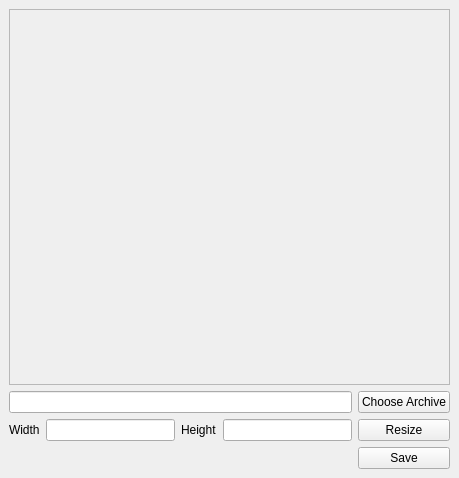
<?xml version="1.0" encoding="UTF-8"?>
<ui version="4.0">
 <class>MainWindow</class>
 <widget class="QMainWindow" name="MainWindow">
  <property name="geometry">
   <rect>
    <x>0</x>
    <y>0</y>
    <width>459</width>
    <height>478</height>
   </rect>
  </property>
  <property name="windowTitle">
   <string>Resize Image</string>
  </property>
  <widget class="QWidget" name="centralwidget">
   <layout class="QGridLayout" name="gridLayout">
    <item row="2" column="1">
     <widget class="QLineEdit" name="inputWidth"/>
    </item>
    <item row="2" column="4">
     <widget class="QPushButton" name="btnResize">
      <property name="text">
       <string>Resize</string>
      </property>
     </widget>
    </item>
    <item row="2" column="3">
     <widget class="QLineEdit" name="inputHeight"/>
    </item>
    <item row="2" column="2">
     <widget class="QLabel" name="label_2">
      <property name="text">
       <string>Height</string>
      </property>
     </widget>
    </item>
    <item row="2" column="0">
     <widget class="QLabel" name="label">
      <property name="text">
       <string>Width</string>
      </property>
     </widget>
    </item>
    <item row="3" column="4">
     <widget class="QPushButton" name="btnSave">
      <property name="text">
       <string>Save</string>
      </property>
     </widget>
    </item>
    <item row="0" column="0" colspan="5">
     <widget class="QScrollArea" name="scrollArea">
      <property name="widgetResizable">
       <bool>true</bool>
      </property>
      <widget class="QWidget" name="scrollAreaWidgetContents">
       <property name="geometry">
        <rect>
         <x>0</x>
         <y>0</y>
         <width>439</width>
         <height>371</height>
        </rect>
       </property>
       <layout class="QGridLayout" name="gridLayout_2">
        <item row="0" column="0">
         <widget class="QLabel" name="labelImg">
          <property name="text">
           <string/>
          </property>
         </widget>
        </item>
       </layout>
      </widget>
     </widget>
    </item>
    <item row="1" column="4">
     <widget class="QPushButton" name="btnChooseArchive">
      <property name="text">
       <string>Choose Archive</string>
      </property>
     </widget>
    </item>
    <item row="1" column="0" colspan="4">
     <widget class="QLineEdit" name="inputOpenArchive"/>
    </item>
   </layout>
  </widget>
 </widget>
 <resources/>
 <connections/>
</ui>
